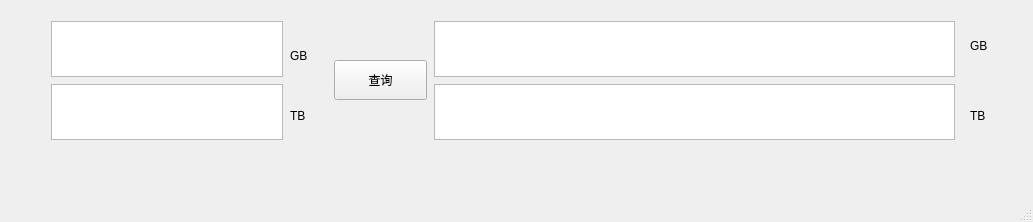
<?xml version="1.0" encoding="UTF-8"?>
<ui version="4.0">
 <class>MainWindow</class>
 <widget class="QMainWindow" name="MainWindow">
  <property name="geometry">
   <rect>
    <x>0</x>
    <y>0</y>
    <width>1033</width>
    <height>222</height>
   </rect>
  </property>
  <property name="windowTitle">
   <string>U-disk-convert</string>
  </property>
  <widget class="QWidget" name="centralwidget">
   <widget class="QTextEdit" name="textEdit_GBinput">
    <property name="geometry">
     <rect>
      <x>51</x>
      <y>21</y>
      <width>232</width>
      <height>56</height>
     </rect>
    </property>
    <property name="styleSheet">
     <string notr="true">font: 16pt &quot;Times New Roman&quot;;</string>
    </property>
   </widget>
   <widget class="QLabel" name="label_GB">
    <property name="geometry">
     <rect>
      <x>290</x>
      <y>40</y>
      <width>37</width>
      <height>31</height>
     </rect>
    </property>
    <property name="styleSheet">
     <string notr="true">font: 16pt &quot;Times New Roman&quot;;</string>
    </property>
    <property name="text">
     <string>GB</string>
    </property>
   </widget>
   <widget class="QTextEdit" name="textEdit_TBinput">
    <property name="geometry">
     <rect>
      <x>51</x>
      <y>84</y>
      <width>232</width>
      <height>56</height>
     </rect>
    </property>
    <property name="styleSheet">
     <string notr="true">font: 16pt &quot;Times New Roman&quot;;</string>
    </property>
   </widget>
   <widget class="QLabel" name="label_TB">
    <property name="geometry">
     <rect>
      <x>290</x>
      <y>100</y>
      <width>34</width>
      <height>31</height>
     </rect>
    </property>
    <property name="styleSheet">
     <string notr="true">font: 16pt &quot;Times New Roman&quot;;</string>
    </property>
    <property name="text">
     <string>TB</string>
    </property>
   </widget>
   <widget class="QPushButton" name="pushButton">
    <property name="geometry">
     <rect>
      <x>334</x>
      <y>60</y>
      <width>93</width>
      <height>40</height>
     </rect>
    </property>
    <property name="styleSheet">
     <string notr="true">font: 16pt &quot;Times New Roman&quot;;</string>
    </property>
    <property name="text">
     <string>查询</string>
    </property>
   </widget>
   <widget class="QTextEdit" name="textEdit_GBinput_2">
    <property name="geometry">
     <rect>
      <x>434</x>
      <y>21</y>
      <width>521</width>
      <height>56</height>
     </rect>
    </property>
    <property name="styleSheet">
     <string notr="true">font: 16pt &quot;Times New Roman&quot;;</string>
    </property>
   </widget>
   <widget class="QLabel" name="label_GB_2">
    <property name="geometry">
     <rect>
      <x>970</x>
      <y>30</y>
      <width>37</width>
      <height>31</height>
     </rect>
    </property>
    <property name="styleSheet">
     <string notr="true">font: 16pt &quot;Times New Roman&quot;;</string>
    </property>
    <property name="text">
     <string>GB</string>
    </property>
   </widget>
   <widget class="QTextEdit" name="textEdit_TBinput_2">
    <property name="geometry">
     <rect>
      <x>434</x>
      <y>84</y>
      <width>521</width>
      <height>56</height>
     </rect>
    </property>
    <property name="styleSheet">
     <string notr="true">font: 16pt &quot;Times New Roman&quot;;</string>
    </property>
   </widget>
   <widget class="QLabel" name="label_TB_2">
    <property name="geometry">
     <rect>
      <x>970</x>
      <y>100</y>
      <width>34</width>
      <height>31</height>
     </rect>
    </property>
    <property name="styleSheet">
     <string notr="true">font: 16pt &quot;Times New Roman&quot;;</string>
    </property>
    <property name="text">
     <string>TB</string>
    </property>
   </widget>
  </widget>
  <widget class="QMenuBar" name="menubar">
   <property name="geometry">
    <rect>
     <x>0</x>
     <y>0</y>
     <width>1033</width>
     <height>26</height>
    </rect>
   </property>
  </widget>
  <widget class="QStatusBar" name="statusbar"/>
 </widget>
 <resources/>
 <connections>
  <connection>
   <sender>pushButton</sender>
   <signal>clicked()</signal>
   <receiver>MainWindow</receiver>
   <slot>convert()</slot>
   <hints>
    <hint type="sourcelabel">
     <x>371</x>
     <y>104</y>
    </hint>
    <hint type="destinationlabel">
     <x>369</x>
     <y>177</y>
    </hint>
   </hints>
  </connection>
 </connections>
 <slots>
  <slot>convert()</slot>
 </slots>
</ui>
